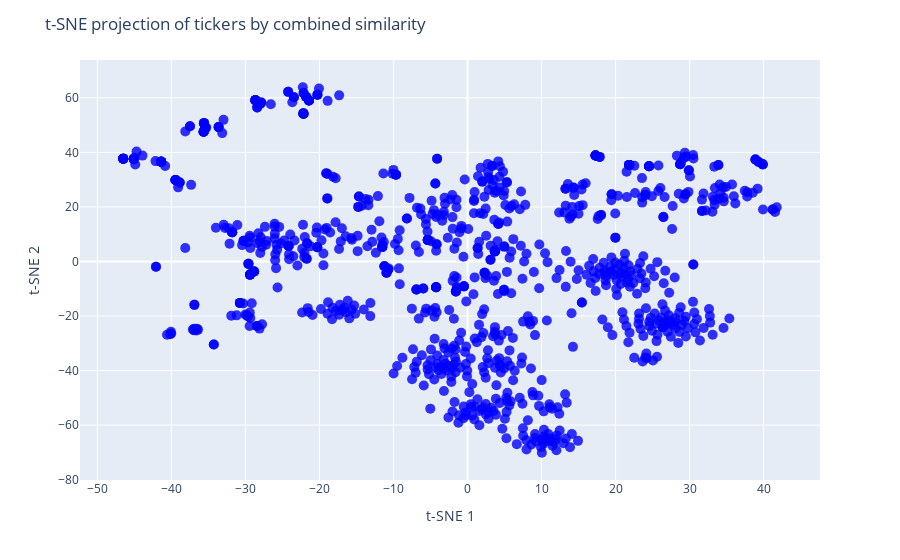

Write notebook code for a chart like this one.
### Code cell
# Step 1: Convert similarity to distance for t-SNE (t-SNE works better on distances)
# Distance = 1 - similarity (clip to [0, 2] to be safe)
dist_matrix = 1 - combined_ticker_similarity
dist_matrix = np.clip(dist_matrix, 0, 2)

# Step 2: t-SNE embedding (precomputed distance metric)
tsne = TSNE(
    n_components=2,
    perplexity=5,  # smaller perplexity since fewer points (tickers)
    metric='precomputed',
    init='random',  
    random_state=42
)
ticker_2d = tsne.fit_transform(dist_matrix)

# Step 3: Create DataFrame for plotly
plot_df = pd.DataFrame({
    'x': ticker_2d[:, 0],
    'y': ticker_2d[:, 1],
    'Ticker': combined_ticker_similarity.index  # ticker symbols as labels
})

# Step 4: Plot interactive scatter with hover labels
fig = px.scatter(
    plot_df,
    x='x', y='y',
    hover_name='Ticker',
    color_discrete_sequence=['blue'],  # all points same color
    opacity=0.8
)

fig.update_traces(marker=dict(size=10), showlegend=False)
fig.update_layout(
    title="t-SNE projection of tickers by combined similarity",
    xaxis_title="t-SNE 1",
    yaxis_title="t-SNE 2"
)

fig.show()

### Figure 1 — Plotly figure (JSON) as saved in the notebook; plotly's stock layout.template omitted (floating-point values rounded to 4 significant figures; data arrays with more than 128 entries replaced by an {"elided": "..."} marker saying what was removed)
{"data": [{"hovertemplate": "<b>%{hovertext}</b><br><br>x=%{x}<br>y=%{y}<extra></extra>", "hovertext": {"elided": "913 str values"}, "legendgroup": "", "marker": {"color": "blue", "opacity": 0.8, "size": 10, "symbol": "circle"}, "mode": "markers", "name": "", "orientation": "v", "showlegend": false, "type": "scatter", "x": {"elided": "913 float values"}, "xaxis": "x", "y": {"elided": "913 float values"}, "yaxis": "y"}], "layout": {"legend": {"tracegroupgap": 0}, "margin": {"t": 60}, "title": {"text": "t-SNE projection of tickers by combined similarity"}, "xaxis": {"anchor": "y", "domain": [0, 1], "title": {"text": "t-SNE 1"}}, "yaxis": {"anchor": "x", "domain": [0, 1], "title": {"text": "t-SNE 2"}}}}
